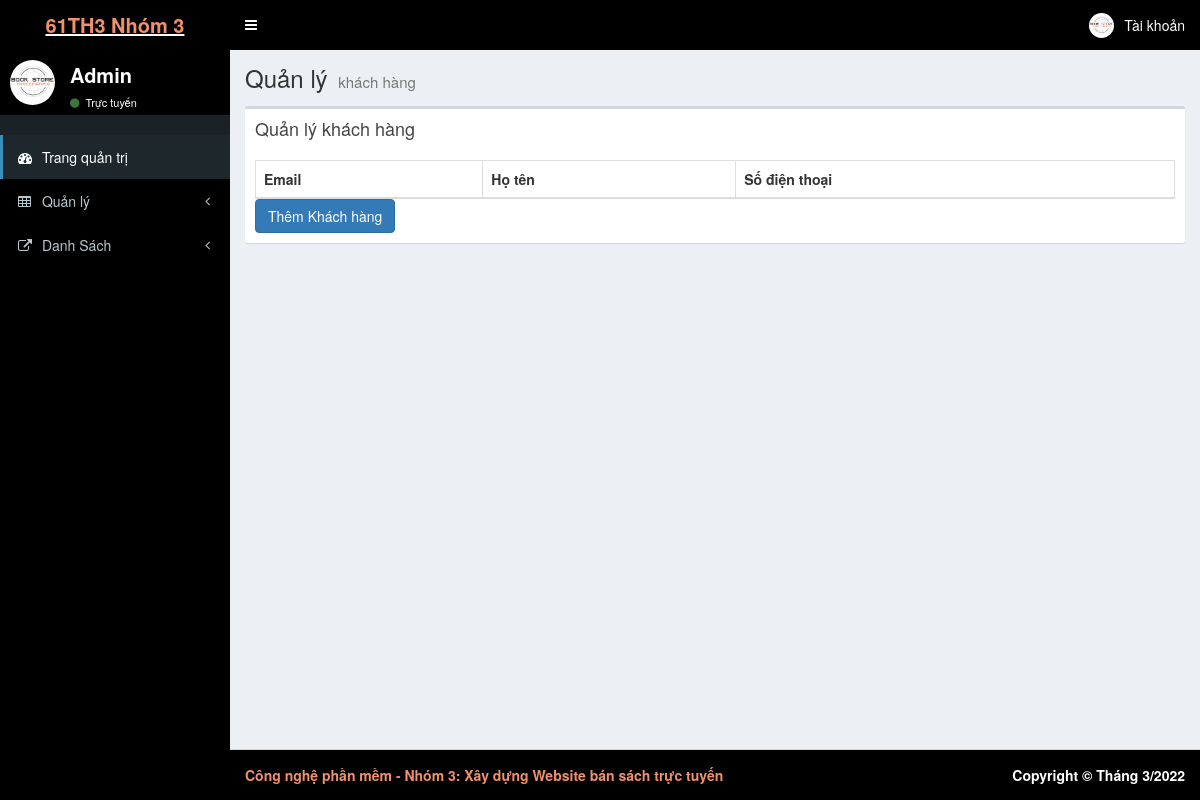
/admin/qlykhachhang.php, run on an earlier commit of the app's database.
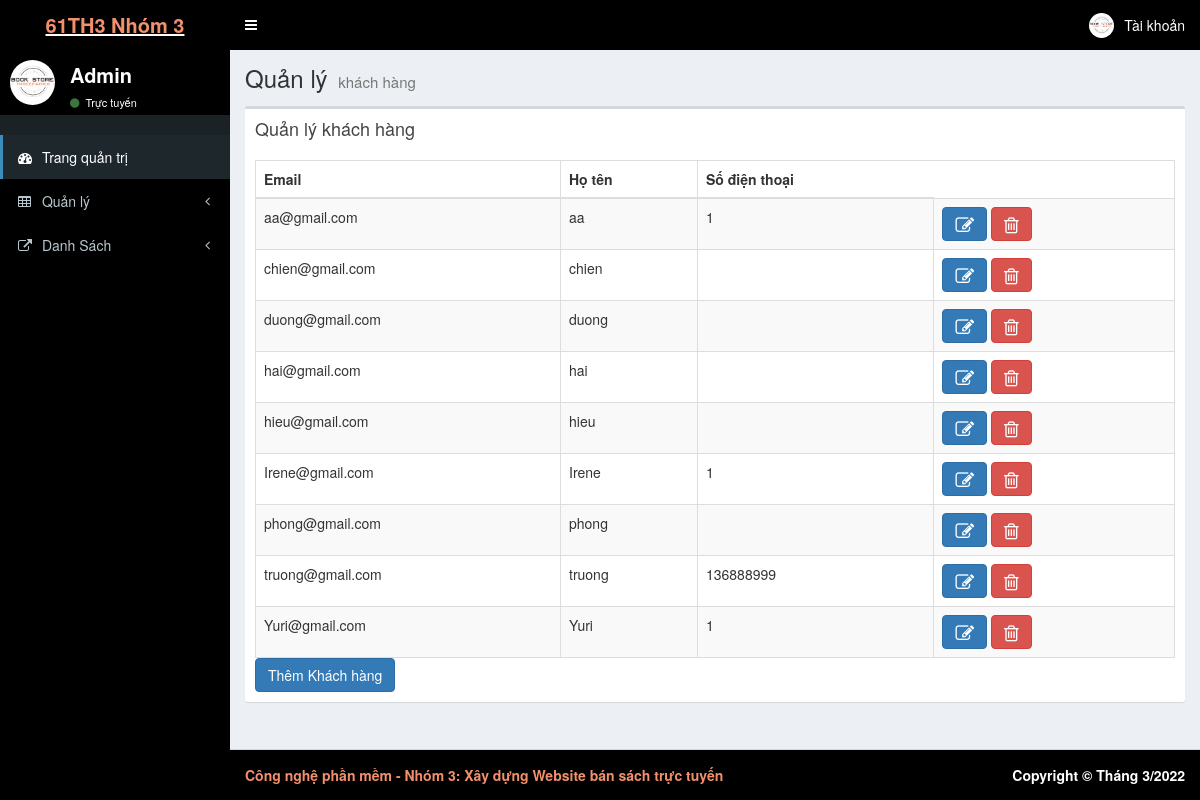
And on a later commit of the database.
### tables this page shows
CREATE TABLE `user` (
  `email` varchar(50) NOT NULL,
  `matkhau` int(200) NOT NULL,
  `HoTen` varchar(100) NOT NULL,
  `DienThoai` varchar(50) NOT NULL
);

### admin/qlykhachhang.php (the view, shortened to what this page needs)
<?php
 include "head.php";
?>
  <body class="hold-transition skin-blue sidebar-mini">
    <div class="wrapper">
    <?php
 include "Header.php";
?>
    <?php
 include "aside.php";
?>
      <div class="content-wrapper">
        <section class="content-header">
          <h1>
            Quản lý
            <small>khách hàng</small>
          </h1>
        </section>
        <section class="content">
          <div class="row">
            <div class="col-xs-12">
              <div class="box">
                <div class="box-header">
                  <h3 class="box-title">Quản lý khách hàng</h3>
                </div>
                <div class="box-body">
                  <table id="example1" class="table table-bordered table-striped">
                    <thead>
                      <tr>
                        <th>Email</th>
                        <th>Họ tên</th>
                        <th>Số điện thoại</th>
                      </tr>
                    </thead>
                    <tbody>
                    <?php
                         require '../inc/config.php';
                         $sql="SELECT email,HoTen,DienThoai from user Order by HoTen  ";
                         $result = $conn->query($sql);
                         if ($result->num_rows > 0) {
                          while($row = $result->fetch_assoc()) {
                      ?>
                        <tr>
                        <td ><?php echo $row["email"] ?></td>
                        <td><?php echo $row["HoTen"] ?></td>
                        <td><?php echo $row["DienThoai"] ?></td>
                        <td><a class="btn btn-primary" href="suakhachhang.php?email=<?php echo $row["email"] ?>">
                          <i class="fa fa-edit fa-lg"<acronym title="Chỉnh sửa"></acronym></i>
                       </a>
                        <a class="btn btn-danger" onclick="return confirm('Bạn có thật sự muốn xóa không ?');" href="xoakhachhang.php?email=<?php  echo $row["email"]  ?>" onclick="myFunction()">
                        <i class="fa fa-trash-o fa-lg" <acronym title="Xóa">
                         </acronym></i></a></td>
                        </tr>
                        <?php
                          }
                        }
                         ?>
                    </tbody>
                  </table>
                  <div  style="text-align:left">
                <a class="btn btn-primary "href="themkhachhang.php">
                    Thêm Khách hàng</a>
                </div>
                </div>
              </div>
            </div>
          </div>
        </section>
      </div>
      <?php
      include "footer.php";
     ?>
    </div>
  </body>
</html>

What changed in the data, as far as the page shows it:
added user: email "aa@gmail.com", HoTen "aa", DienThoai "1"
added user: email "chien@gmail.com", HoTen "chien"
added user: email "duong@gmail.com", HoTen "duong"
added user: email "hai@gmail.com", HoTen "hai"
added user: email "hieu@gmail.com", HoTen "hieu"
added user: email "Irene@gmail.com", HoTen "Irene", DienThoai "1"
added user: email "phong@gmail.com", HoTen "phong"
added user: email "truong@gmail.com", HoTen "truong", DienThoai "136888999"
added user: email "Yuri@gmail.com", HoTen "Yuri", DienThoai "1"
